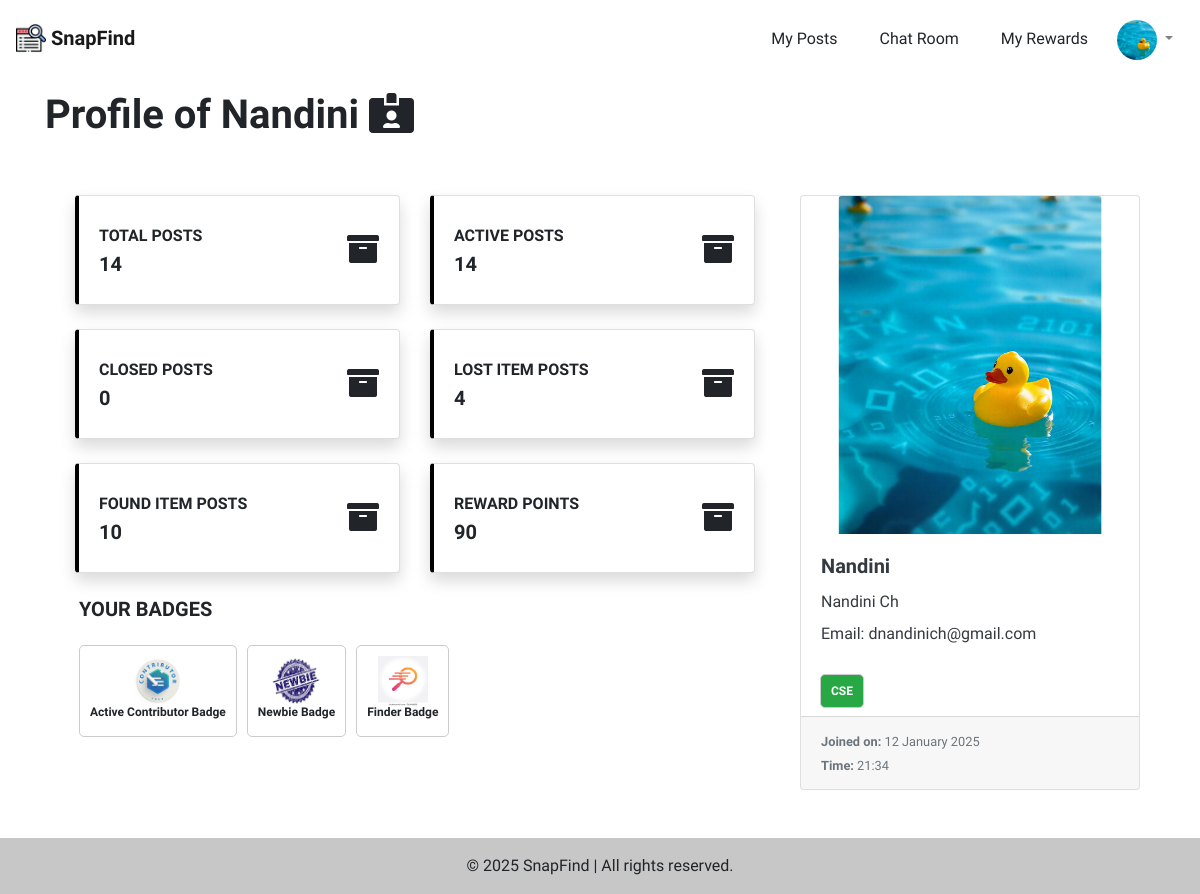
Before: /accounts/15/ (signed in) with the older database file.
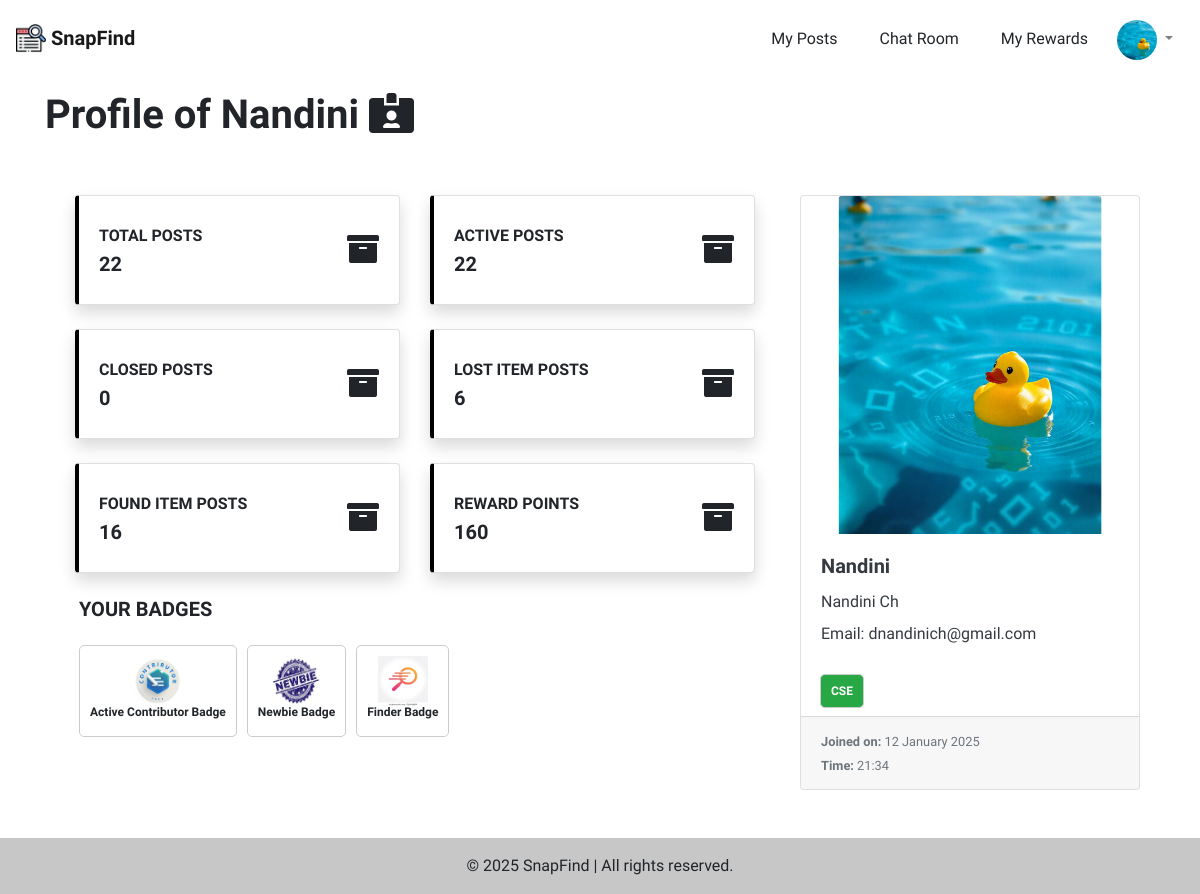
After: the same page with the newer database file.
### accounts/models.py (models this page shows, shortened)
class Reward(models.Model):
    user = models.ForeignKey(User, on_delete=models.CASCADE)
    points = models.IntegerField(default=0)
    badges = models.ManyToManyField(Badge, blank=True)
    created_at = models.DateTimeField(auto_now_add=True)

### accounts/views.py (the view)
# urls.py: path('<int:user_id>/', ProfileView.as_view(), name='profile'), # ProfileView
class ProfileView(View):
    template_name = 'profile.html'
    def get(self, request, user_id):
        user = User.objects.get(id=user_id)
        posts = Post.objects.filter(user=user)
        founds = Post.objects.filter(user=user, type='found')
        losts = Post.objects.filter(user=user, type='lost')
        reward, created = Reward.objects.get_or_create(user=request.user)
        closed = 0
        for post in posts:
            if post.is_active == False:
                closed += 1
        context = {
            'user': user,
            'posts': posts,
            'closed': closed,
            'active': len(posts) - closed,
            'founds': founds,
            'losts': losts,
            'rewards': reward
        }
        return render(request, self.template_name, context)

### accounts/models.py (called while the page is built)
    def __str__(self):
        return self.faculty_name

### accounts/templates/profile.html (shortened to what the changed rows need)
{% extends 'base_layout.html' %}
{% load static %}
{% block content %}
<div class="container mt-3">
    <h1><b> Profile of {{ user.username }} <i class="fas fa-id-card-alt"></i></b> </h1>
    <div class="container">
        <div class="row">
            <div class="col-lg-8">
                <div class="container mt-5">
                    <div class="row">
                        <div class="col mb-4 rotate-img">
                            <div class="card shadow h-100 py-2" style="border-left:.25rem solid black !important">
                                <div class="card-body">
                                    <div class="row no-gutters align-items-center">
                                        <div class="col mr-2">
                                            <div class="font-weight-bold text-uppercase mb-1">Total Posts</div>
                                            <div class="h5 mb-0 font-weight-bold text-gray-800">
                                                {{ posts|length }}
                                            </div>
                                        </div>
                                    </div>
                                </div>
                            </div>
                        </div>
                        <div class="col mb-4 rotate-img">
                            <div class="card shadow h-100 py-2" style="border-left:.25rem solid black !important">
                                <div class="card-body">
                                    <div class="row no-gutters align-items-center">
                                        <div class="col mr-2">
                                            <div class="font-weight-bold text-uppercase mb-1">Active Posts</div>
                                            <div class="h5 mb-0 font-weight-bold text-gray-800">
                                                {{ active }}
                                            </div>
                                        </div>
                                    </div>
                                </div>
                            </div>
                        </div>
                    </div>
                    <div class="row">
                        <div class="col mb-4 rotate-img">
                            <div class="card shadow h-100 py-2" style="border-left:.25rem solid black !important">
                                <div class="card-body">
                                    <div class="row no-gutters align-items-center">
                                        <div class="col mr-2">
                                            <div class="font-weight-bold text-uppercase mb-1">Lost Item Posts</div>
                                            <div class="h5 mb-0 font-weight-bold text-gray-800">
                                                {{ losts|length }}
                                            </div>
                                        </div>
                                    </div>
                                </div>
                            </div>
                        </div>
                    </div>
                    <div class="row">
                        <div class="col mb-4 rotate-img">
                            <div class="card shadow h-100 py-2" style="border-left:.25rem solid black !important">
                                <div class="card-body">
                                    <div class="row no-gutters align-items-center">
                                        <div class="col mr-2">
                                            <div class="font-weight-bold text-uppercase mb-1">Found Item Posts</div>
                                            <div class="h5 mb-0 font-weight-bold text-gray-800">
                                                {{ founds|length }}
                                            </div>
                                        </div>
                                    </div>
                                </div>
                            </div>
                        </div>
                        <div class="col mb-4 rotate-img">
                            <div class="card shadow h-100 py-2" style="border-left:.25rem solid black !important">
                                <div class="card-body">
                                    <div class="row no-gutters align-items-center">
                                        <div class="col mr-2">
                                            <div class="font-weight-bold text-uppercase mb-1">Reward Points</div>
                                            <div class="h5 mb-0 font-weight-bold text-gray-800">
                                                {{ rewards.points }}
                                            </div>
                                        </div>
                                    </div>
                                </div>
                            </div>
                        </div>
                    </div>
                </div>
            </div>
        </div>
    </div>
</div>
{% endblock %}

Changed rows visible on the page:
changed Reward: points "90" → "160"
Other visible differences:
{{ posts|length }}: "14" → "22"
{{ active }}: "14" → "22"
{{ losts|length }}: "4" → "6"
{{ founds|length }}: "10" → "16"
